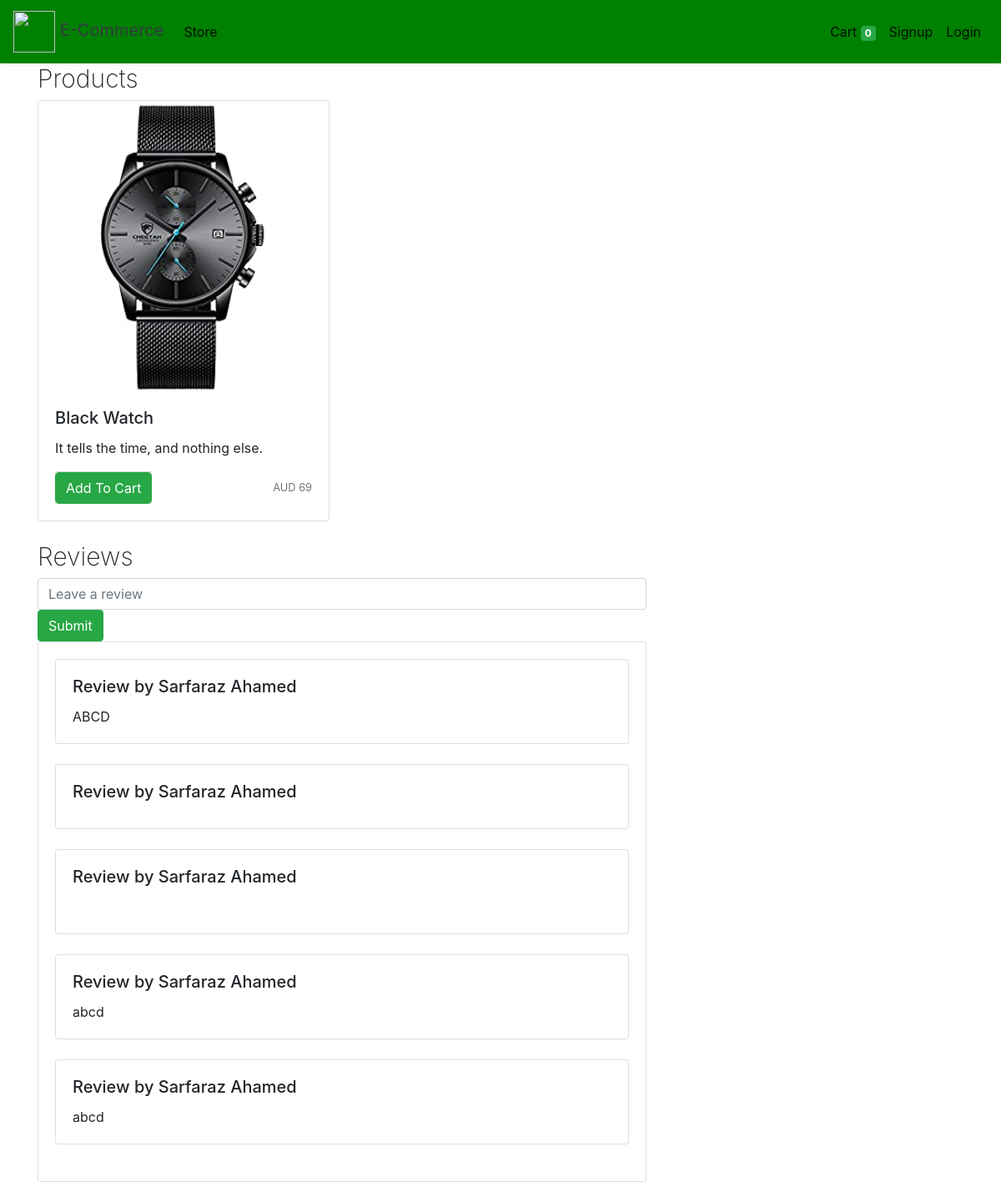
Page /product/1 on the committed database.
### store/models/products.py (models this page shows, shortened)
class Products(models.Model):
    name = models.CharField(max_length=60)
    price= models.IntegerField(default=0)
    category= models.ForeignKey(Category,on_delete=models.CASCADE,default=1 )
    description= models.CharField(max_length=250, default='', blank=True, null= True)
    image= models.ImageField(upload_to='uploads/products/')
    review = models.TextField(default='{}')

### store/views/products.py (the view, shortened to what this page needs)
# urls.py: path('product/<int:product_id>', ProductView.as_view(), name='product'),
@method_decorator(csrf_protect, name='dispatch')
class ProductView(View):
    def get(self, request, product_id):
        product = Products.objects.get(id=product_id)
        review = json.loads(product.review)
        return render(request, 'products.html', {'product' : product, 'reviews': review})

### store/templates/products.html (shortened to what this page needs)
{% extends 'base.html' %}
{% block content %}
{% load cart %}
{% load custom_filter %}
<div class="container">
  <div class="row">
    <div class="col-md-12">
      <h1 class="display-8">Products</h1>
    </div>
  </div>
  <div class="row">
<div class="col-md-4">
    <div class="card mb-4 shadow-sm">
      <img class="card-img-top" src="{{product.image.url}}" alt="Card image cap">
      <div class="card-body">
        <h5 class="card-title">{{product.name}}</h5>
        <p class="card-text">{{product.description}}</p>
        <div class="d-flex justify-content-between align-items-center">
        <div class="card-footer p-0 no-gutters">
          {% if product|is_in_cart:request.session.cart %}
          <div class="row no-gutters">
            <form action="/#{{product.id}}" class="col-2 " method="post">
              {% csrf_token %}
              <input hidden type="text" name='product' value='{{product.id}}'>
              <input hidden type="text" name='remove' value='True'>
              <input type="submit" value=" - " class="btn btn-block btn-success border-right">
            </form>
            <div class="text-center col btn btn-success">{{product|cart_quantity:request.session.cart}} in Cart</div>
            <form action="/#{{product.id}}" class="col-2 " method="post">
              {% csrf_token %}
              <input hidden type="text" name='product' value='{{product.id}}'>
              <input type="submit" value=" + " class="btn btn-block btn-success border-left">
            </form>
          </div>
          {% else %}
          <form action="/#{{product.id}}" method="POST" class="btn-block">
            <input type="submit" class="float-right btn btn-success form-control"
              value="Add To Cart">
          </form>
          {% endif %}
        </div>
        <small class="text-muted">AUD {{product.price}}</small>
        </div>
    </div>
    </div>
</div>
<div class="col-md-8">
</div>
<div class="col-md-8">
  <h1 class="display-8">Reviews</h1>
  <form action="/product/{{product.id}}" method="post">
    <input type="text" class="form-control" name='review' placeholder="Leave a review">
    <input type="submit" class="btn btn-success" value="Submit">
  </form>
  <div class="card mb-4 shadow-sm">
    <div class="card-body">
      {% for review in reviews %}
      <div class="card mb-4 shadow-sm">
        <div class="card-body">
          <h5 class="card-title">Review by {{ review.customer_name }}</h5>
          <p class="card-text">{{ review.review|safe }}</p>
        </div>
      </div>
      {% endfor %}
    </div>
  </div>
</div>
  </div>
</div>
{% endblock %}

### store/templates/base.html (style rules this page uses)
.display-8 { font-weight: 200; font-size: 30px; font-colour: $teal-200; }

### rows in the picture
Products: image (picture), name "Black Watch", description "It tells the time, and nothing else.", price "69"

### other values in the picture
{{ request.session.cart.keys|length }} "0"
{{ review.customer_name }} "Sarfaraz Ahamed" "Sarfaraz Ahamed" "Sarfaraz Ahamed" "Sarfaraz Ahamed" "Sarfaraz Ahamed"
{{ review.review|safe }} "ABCD" "abcd" "abcd"
